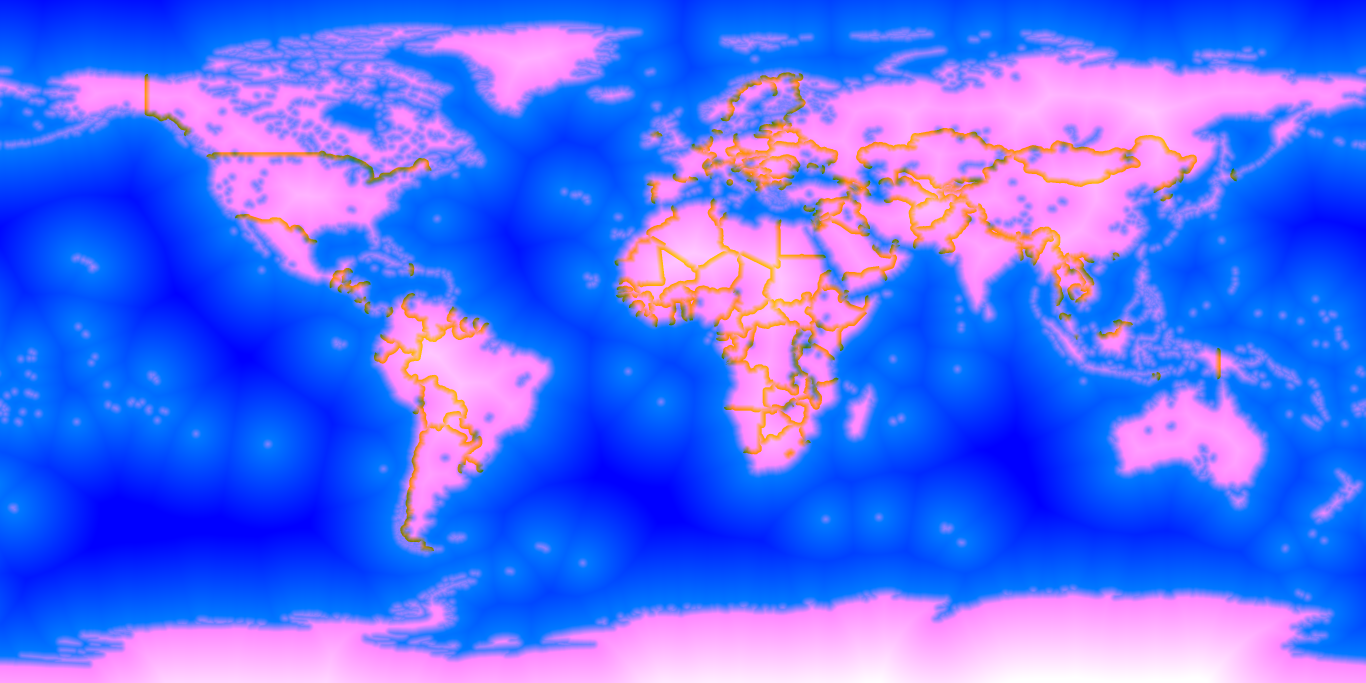
#> input picture Globe/geo.png, 4096 x 2048 px (shown at 1/3 size)
$ python build.py
#> lines starting #> are read from the running program, lines starting #| are printed output that depends on the picture; after the words box and inside, x2 and y2 are one past the last pixel; in counts of white or black regions, pixels touching at a corner belong together
#!/usr/bin/env python3
"""Builds Mold's ground: where the mold may go and what it eats, on its own grid.

    python3 tools/toys/mold/build.py            # writes toys/mold/data/ground.png

ground.png is an equirectangular 4096 x 2048 sheet (a cell about 10 km at the equator) (west edge at 180 W, north edge at 90 N, as the
globe's maps), RGB:

  R  the food: oat flakes laid where the Earth's lights at night are (NASA's Black Marble, the same
     sheet as the globe's Globe/ground/night.jpg), as Tero et al. laid them at Tokyo's towns: each
     lit place's brightest point, the brightest first, none within SPACING km of a brighter one
     (a greedy Poisson-disc on the sphere), a small heap each, larger and richer the brighter the
     light; on land only (lights at sea, fishing fleets and flares, are left out: the mold cannot
     go there)
  G  the land the mold may cross: 255 on land and within about 40 km of
     a coast, so narrow straits (Dover, the Bosporus, Messina) are crossed and the open sea is not;
     from the coast's signed distance in Globe/geo.png (tools/globe/build.py, Natural Earth)
  B  0

Never hand-edit the output; rebuild it.
"""
from pathlib import Path

import numpy as np
from PIL import Image

ROOT = Path(__file__).resolve().parents[3]
W, H = 4096, 2048
SPACING = 55.0          # km between flakes
FLOOR = 40              # the dimmest light (of 255) that gets a flake


def flakes(lights):
    """The flakes, as a food sheet 0..255: each local peak of the lights (the brightest in its 5 x 5
    cells, at least FLOOR), the brightest first, kept when no flake already lies within SPACING km."""
    pad = np.pad(lights, 2, mode='edge')
    peak = np.ones_like(lights, bool)
    for dy in range(5):
        for dx in range(5):
            if (dy, dx) != (2, 2):
                peak &= lights >= pad[dy:dy + H, dx:dx + W]
    ys, xs = np.nonzero(peak & (lights >= FLOOR))
    order = np.argsort(-lights[ys, xs], kind='stable')
    km = np.pi * 6371.0 / H                           # a cell's height
    r = SPACING / km
    taken = np.zeros((H, W), bool)
    food = np.zeros((H, W), np.float32)
    yy, xx = np.mgrid[-8:9, -8:9]
    kept = 0
    for i in order:
        y, x = ys[i], xs[i]
        if taken[y, x]:
            continue
        kept += 1
        c = max(np.cos((0.5 - (y + 0.5) / H) * np.pi), 0.05)
        rx = int(np.ceil(r / c))
        ry = int(np.ceil(r))
        y0, y1 = max(y - ry, 0), min(y + ry + 1, H)
        cols = np.arange(x - rx, x + rx + 1) % W
        dy = (np.arange(y0, y1) - y)[:, None]
        dx = (np.arange(-rx, rx + 1) * c)[None, :]
        taken[y0:y1][:, cols] |= dy * dy + dx * dx <= r * r
        # the heap: brighter lights a richer and broader flake
        a = (lights[y, x] / 255.0) ** 0.6
        sig = 0.9 + 1.4 * a
        g = 255.0 * a * np.exp(-((yy) ** 2 + (xx * c) ** 2) / (2 * sig * sig))
        gy, gx = np.clip(y + yy, 0, H - 1), (x + xx) % W
        np.maximum.at(food, (gy, gx), g)
    print(f'{kept} flakes from {len(order)} peaks')
    return food


def main():
    geo = np.asarray(Image.open(ROOT / 'Globe/geo.png')).astype(np.float32)
    fine = (geo[..., 0] - 128.0) / 8.0
    coarse = (geo[..., 1] - 128.0) * 2.0
    d = np.where(np.abs(coarse) > 14.0, coarse, fine)          # geo pixels, land positive
    _gh, gw = d.shape
#> gw = 4096
    k = gw // W
#> k = 1
    land_geo = d > -4.0 * (gw / 4096)                            # about 40 km of slack
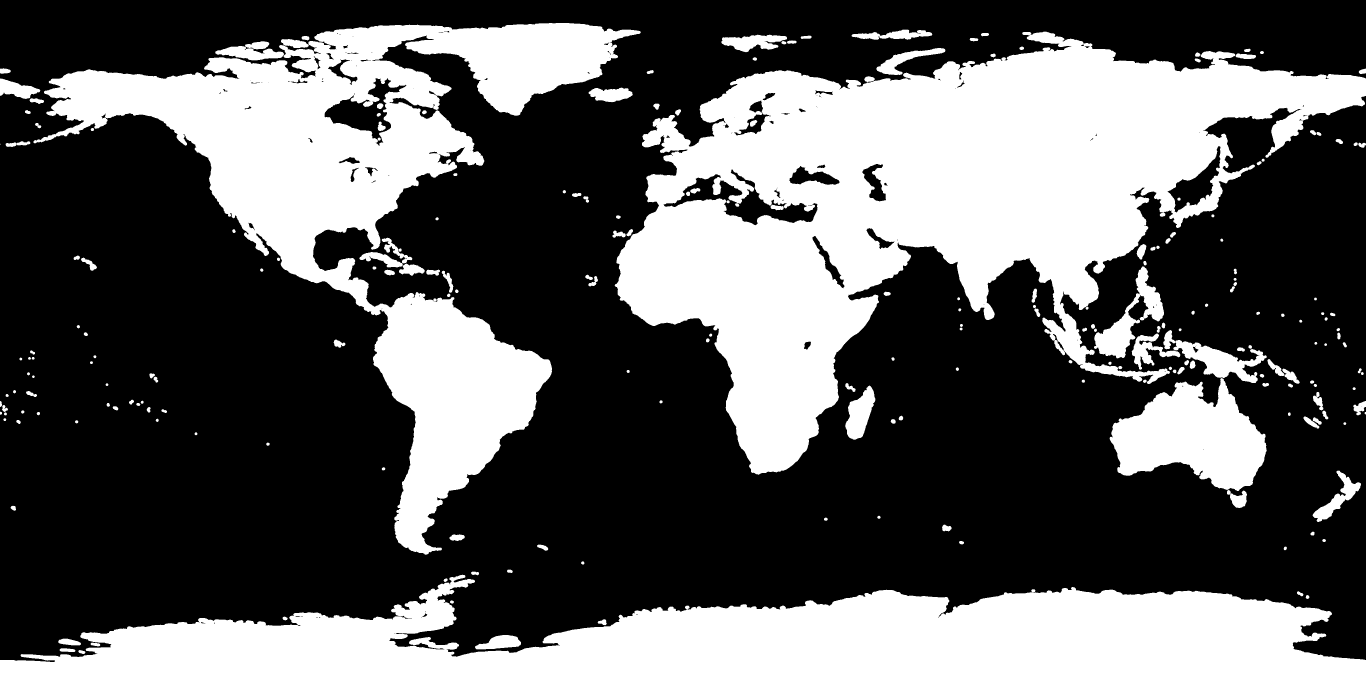
#> land_geo: shape (2048, 4096) bool (shown at 1/3 size); 36.5% white; 227 white regions (2 under 20 px), largest, box (x1, y1, x2, y2) and area: (1844, 95, 4096, 1424) 1260587, (0, 1724, 4096, 2048) 819817, (100, 69, 1922, 1664) 752803
    land = land_geo.reshape(H, k, W, k).any(axis=(1, 3))
    night = np.asarray(Image.open(ROOT / 'Globe/ground/night.jpg').convert('L')).astype(np.float32)
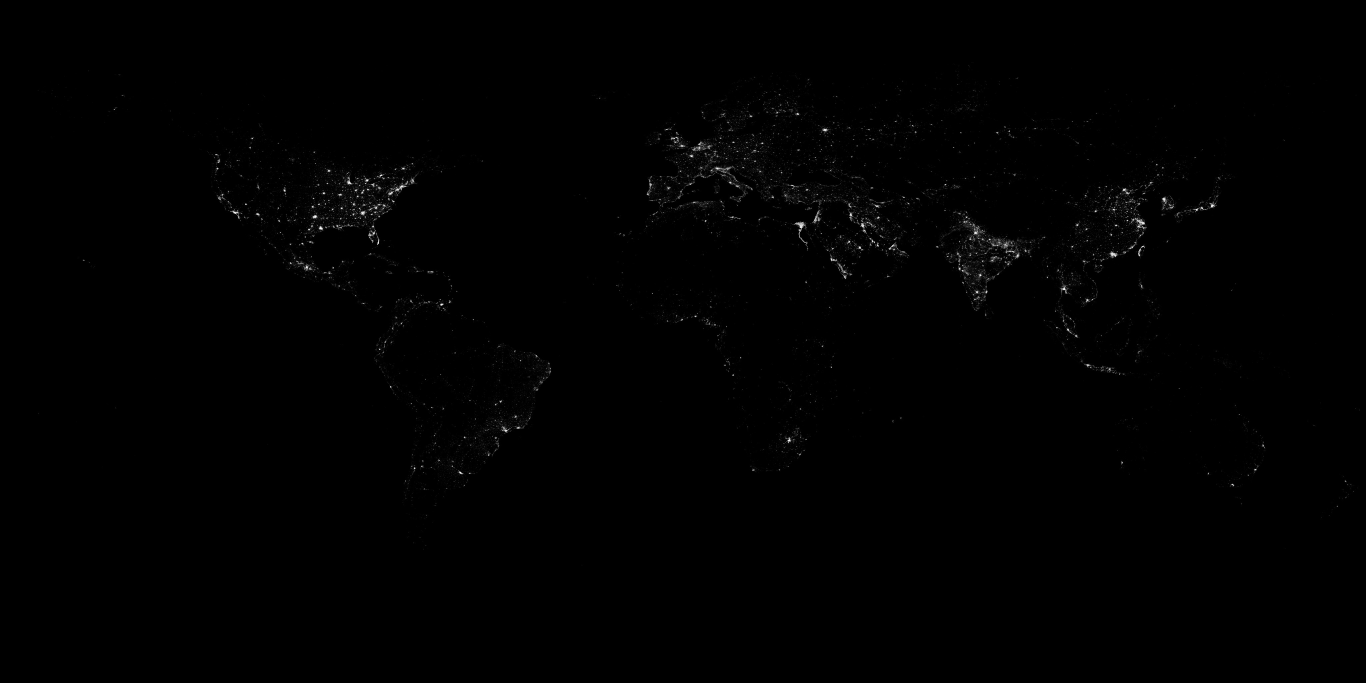
#> input picture Globe/ground/night.jpg, 4096 x 2048 px (shown at 1/3 size)
    kn = night.shape[1] // W
#> kn = 1
    lights = night.reshape(H, kn, W, kn).mean(axis=(1, 3))
    lights = np.where(land, lights, 0.0)
    food = np.where(land, flakes(lights), 0.0)
#> after the loop in flakes, `for dy in range(5):`:
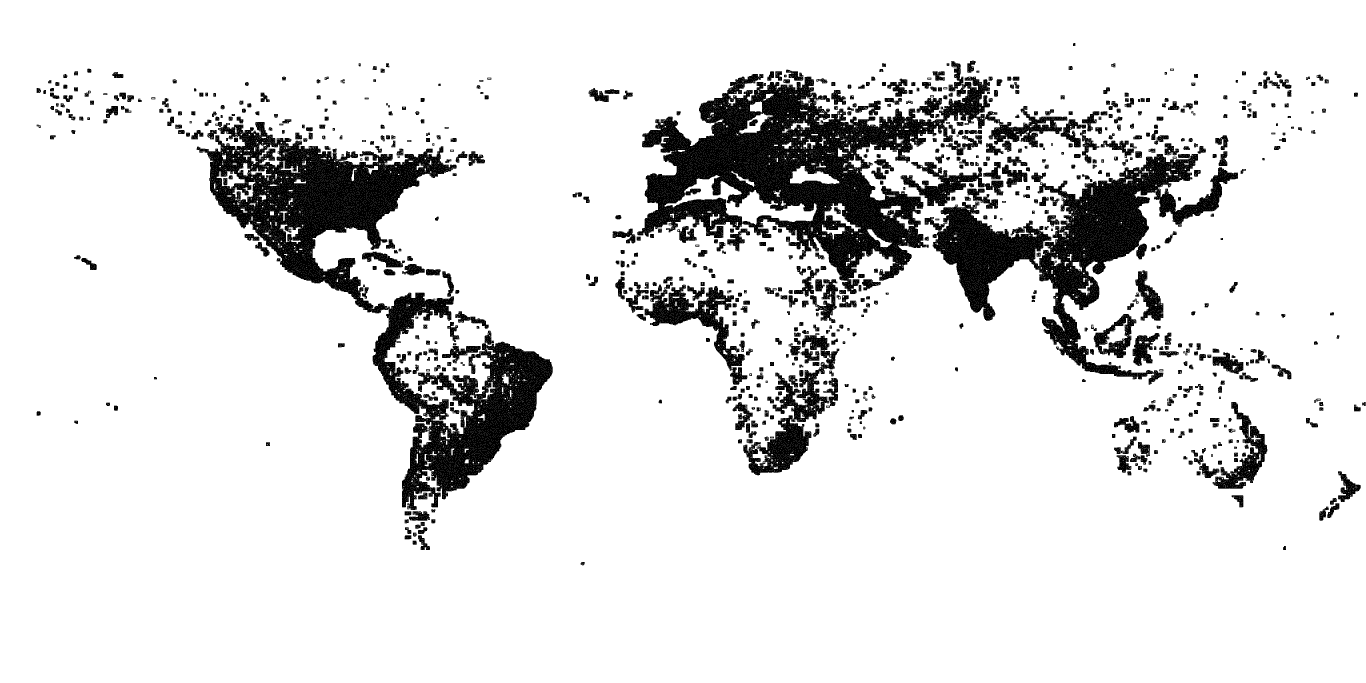
#> peak: shape (2048, 4096) bool (shown at 1/3 size); 87.7% white; 795 black regions, largest, box (x1, y1, x2, y2) and area: (590, 366, 1658, 1530) 280427, (1912, 222, 3202, 882) 278476, (2774, 462, 3714, 1154) 165629
#> in flakes, `ys, xs = np.nonzero(peak & (lights >= FLOOR))`: ys = 10064 values from 197 to 1647; xs = 10064 values, max 4078 at index 9170, min 115 at index 9186, mean 2211.2
#> in flakes, `order = np.argsort(-lights[ys, xs], kind='stable')`: order = 10064 values, max 10063 at index 6204, min 0 at index 7404, mean 5031.5
#> the loop in flakes, `for i in order:` made 10064 passes
#> (i, y, x) on passes 3, 4, 8: (327, 342, 2392), (328, 342, 2393), (605, 388, 2474)
#> after the loop in flakes, `for i in order:`: taken: shape (2048, 4096) bool; 6.8% white; 929 white regions, largest, box (x1, y1, x2, y2) and area: (1936, 249, 2726, 840) 131957, (852, 462, 1273, 750) 55933, (3197, 484, 3539, 804) 37076
#> after the loop in flakes, `for i in order:`: kept = 5644
#| 5644 flakes from 10064 peaks
    out = np.zeros((H, W, 3), np.uint8)
    out[..., 0] = np.clip(food + 0.5, 0, 255).astype(np.uint8)
    out[..., 1] = np.where(land, 255, 0).astype(np.uint8)
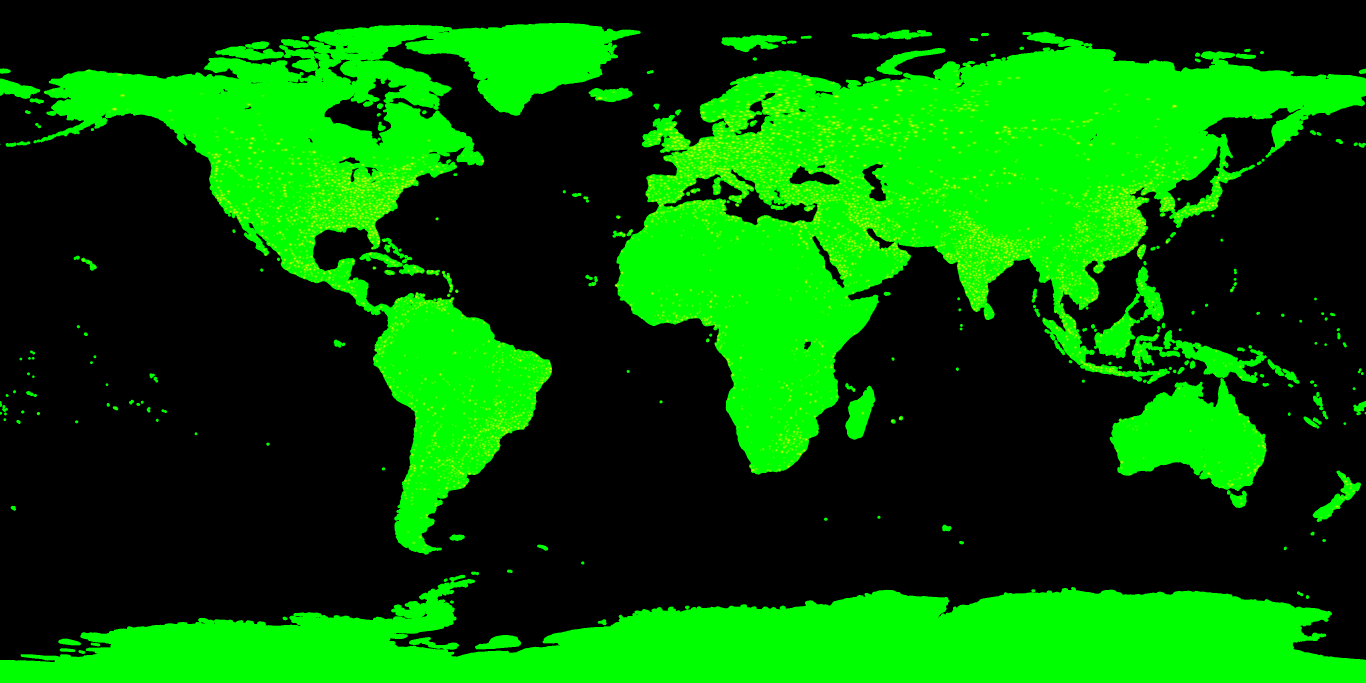
#> out: shape (2048, 4096, 3) (shown at 1/3 size); mean of channels 0, 1, 2 2.9, 93.1, 0; drawn as R, G, B
    dst = ROOT / 'toys/mold/data/ground.png'
    dst.parent.mkdir(parents=True, exist_ok=True)
    Image.fromarray(out, 'RGB').save(dst, optimize=True)
    print(f'{dst}: land {land.mean():.3f} of cells, fed (>8) {(food > 8).mean():.4f}, {dst.stat().st_size / 1e6:.1f} MB')
#| toys/mold/data/ground.png: land 0.365 of cells, fed (>8) 0.0469, 0.7 MB


if __name__ == '__main__':
    main()
